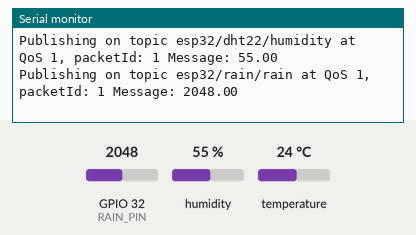
Bench run of a sketch on a simulated ESP32. Parts: the last lines printed to the serial monitor. The test bench sets the inputs (shaded band); at power-on: humidity 55 %, GPIO 32 (RAIN_PIN) = 2048, temperature 24 °C. WiFi joins after 1.5 s; servers stay silent unless stated; no MQTT or app messages arrive unless stated.

Above: at 6.8 s.
6.9 s: humidity set to 22 %
At 9.7 s:
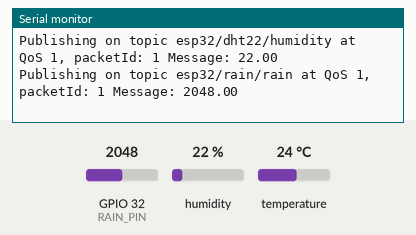
11.4 s: GPIO 32 (RAIN_PIN) set to 2866
At 13.1 s:
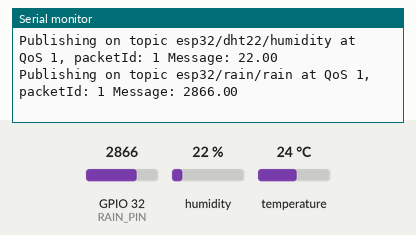
15.9 s: temperature set to 12 °C
At 18.9 s:
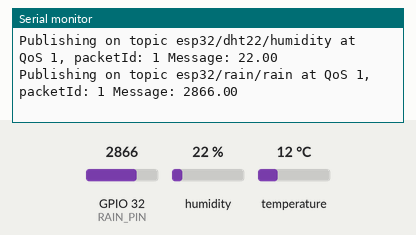
20.4 s: GPIO 32 (RAIN_PIN) set to 3603
At 22.4 s:
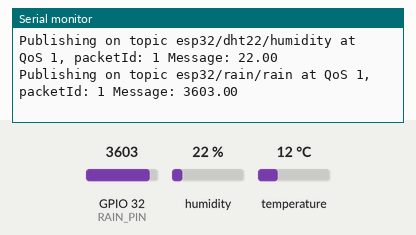
24.9 s: humidity set to 40 %
At 28.2 s:
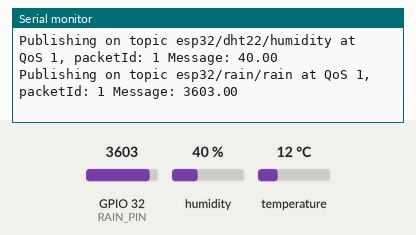
Timing chart, 0 to 29.7 s (numbered marks = the images above; inputs shaded):
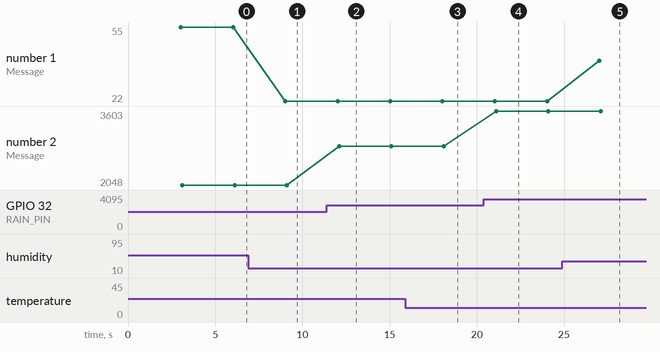

The sketch:

sensor_via_mqtt.ino
```cpp
#include "DHT.h"
#include <Wire.h>
#include <WiFi.h>
extern "C" {
#include "freertos/FreeRTOS.h"
#include "freertos/timers.h"
}
#include <AsyncMqttClient.h>

#define WIFI_SSID "Meins"
#define WIFI_PASSWORD "12345678"

#define MQTT_HOST IPAddress(164, 90, 167, 145)
#define MQTT_PORT 1883

#define DHTPIN 4     // Digital pin connected to the DHT sensor
#define DHTTYPE DHT22

#define RAIN_PIN 32 // Digital pin connected to Rain sensor

#define MQTT_PUB_TEMP "esp32/dht22/temperature"
#define MQTT_PUB_HUM  "esp32/dht22/humidity"
#define MQTT_PUB_RAIN "esp32/rain/rain"


DHT dht(DHTPIN, DHTTYPE);
AsyncMqttClient mqttClient;

TimerHandle_t mqttReconnectTimer;
TimerHandle_t wifiReconnectTimer;

unsigned long previousMillis = 0;  // Stores last time temperature was published
const long interval = 3000;       // Interval at which to publish sensor readings

void connectToWifi() {
  Serial.println("Connecting to Wi-Fi...");
  WiFi.begin(WIFI_SSID, WIFI_PASSWORD);
}

void connectToMqtt() {
  Serial.println("Connecting to MQTT…");
  mqttClient.connect();
}

void WiFiEvent(WiFiEvent_t event) {
  Serial.printf("[WiFi-event] event: %d\n", event);
  switch (event) {
    case SYSTEM_EVENT_STA_GOT_IP:
      Serial.println("WiFi connected");
      Serial.println("IP address: ");
      Serial.println(WiFi.localIP());
      connectToMqtt();
      break;
    case SYSTEM_EVENT_STA_DISCONNECTED:
      Serial.println("WiFi lost connection");
      xTimerStop(mqttReconnectTimer, 0);
      xTimerStart(wifiReconnectTimer, 0);
      break;
  }
}

void onMqttConnect(bool sessionPresent) {
  Serial.println("Connected to MQTT.");
  Serial.print("Session present: ");
  Serial.println(sessionPresent);
}

void onMqttDisconnect(AsyncMqttClientDisconnectReason reason) {
  Serial.println("Disconnected from MQTT.");
  if (WiFi.isConnected()) {
    xTimerStart(mqttReconnectTimer, 0);
  }
}

void onMqttPublish(uint16_t packetId) {
  Serial.println("Publish acknowledged.");
  Serial.print("  packetId: ");
  Serial.println(packetId);
}

void setup() {
  Serial.begin(9600);
  Serial.println(F("DHTxx test!"));
  dht.begin();

  mqttReconnectTimer = xTimerCreate("mqttTimer", pdMS_TO_TICKS(2000), pdFALSE, (void*)0, reinterpret_cast<TimerCallbackFunction_t>(connectToMqtt));
  wifiReconnectTimer = xTimerCreate("wifiTimer", pdMS_TO_TICKS(2000), pdFALSE, (void*)0, reinterpret_cast<TimerCallbackFunction_t>(connectToWifi));

  WiFi.onEvent(WiFiEvent);

  mqttClient.onConnect(onMqttConnect);
  mqttClient.onDisconnect(onMqttDisconnect);
  //mqttClient.onSubscribe(onMqttSubscribe);
  //mqttClient.onUnsubscribe(onMqttUnsubscribe);
  mqttClient.onPublish(onMqttPublish);
  mqttClient.setServer(MQTT_HOST, MQTT_PORT);
  connectToWifi();
}

float temp;
float hum;
float rain;

void loop() {
  unsigned long currentMillis = millis();
  // Every X number of seconds (interval = 3 seconds)
  // it publishes a new MQTT message

  if (currentMillis - previousMillis >= interval) {
    // Save the last time a new reading was published
    previousMillis = currentMillis;
    temp = dht.readTemperature();
    hum = dht.readHumidity();
    rain = analogRead(RAIN_PIN);

    // Publish an MQTT message on topic esp32/dht22/temperature
    uint16_t packetIdPub1 = mqttClient.publish(MQTT_PUB_TEMP, 1, true, String(temp).c_str());
    Serial.printf("Publishing on topic %s at QoS 1, packetId: %i", MQTT_PUB_TEMP, packetIdPub1);
    Serial.printf(" Message: %.2f \n", temp);

    // Publish an MQTT message on topic esp32/dht22/humidity
    uint16_t packetIdPub2 = mqttClient.publish(MQTT_PUB_HUM, 1, true, String(hum).c_str());
    Serial.printf("Publishing on topic %s at QoS 1, packetId: %i", MQTT_PUB_HUM, packetIdPub2);
    Serial.printf(" Message: %.2f \n", hum);

    // Publish an MQTT message on topic esp32/rain/rain
    uint16_t packetIdPub3 = mqttClient.publish(MQTT_PUB_RAIN, 1, true, String(rain).c_str());
    Serial.printf("Publishing on topic %s at QoS 1, packetId: %i", MQTT_PUB_RAIN, packetIdPub3);
    Serial.printf(" Message: %.2f \n", rain);
  }
}
```

Measured:
- after the input at 6.9 s, the serial monitor: prints a new line after 2.1 s (image 1)
- after the input at 11.4 s, the serial monitor: prints a new line after 0.71 s (image 2)
- after the input at 15.9 s, the serial monitor: prints a new line after 2.1 s (image 3)
- after the input at 20.4 s, the serial monitor: prints a new line after 0.71 s (image 4)
- after the input at 24.9 s, the serial monitor: prints a new line after 2.1 s (image 5)
- plotted number 1: 22 → 40 after the input at 24.9 s
- plotted number 2: 2048 → 2866 after the input at 11.4 s, 2866 → 3603 after the input at 20.4 s
